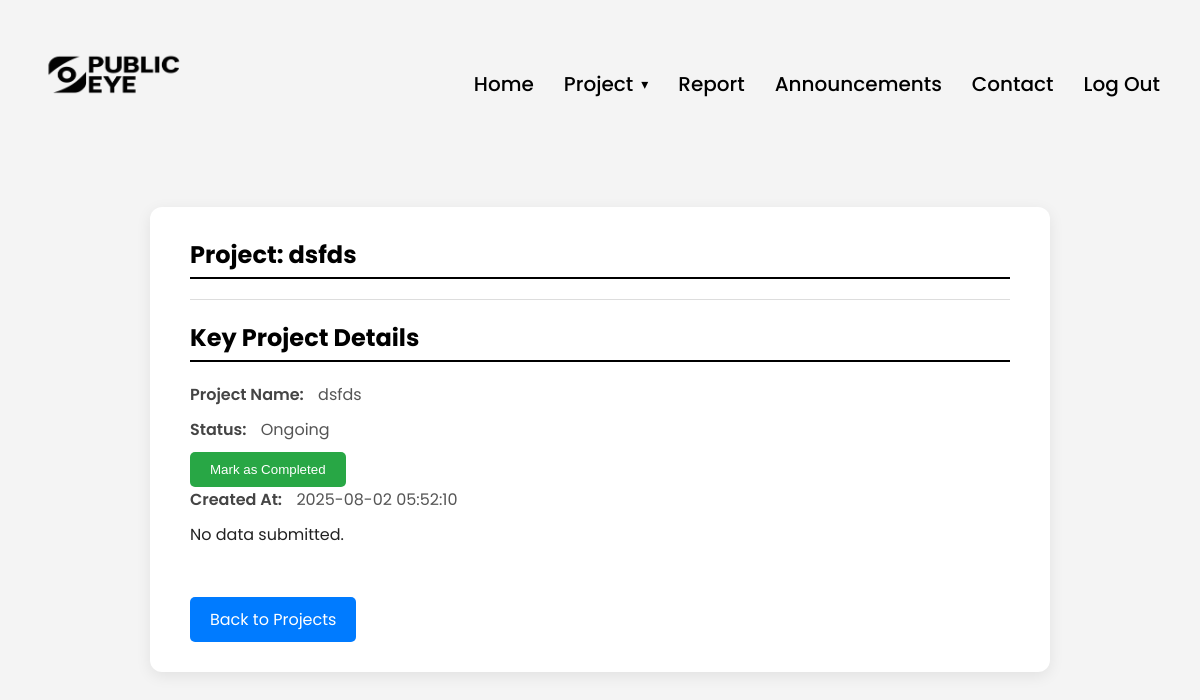
The page /PublicEye/admin_project_details.php?id=10 on the database its author committed.
### tables this page shows
CREATE TABLE `tender_users` (
  `id` int(11) NOT NULL,
  `project_name` varchar(255) NOT NULL,
  `username` varchar(100) NOT NULL,
  `password` varchar(255) NOT NULL,
  `status` varchar(50) DEFAULT 'Ongoing',
  `form_filled` tinyint(1) DEFAULT 0,
  `picture` varchar(255) DEFAULT NULL,
  `created_at` timestamp NOT NULL DEFAULT current_timestamp()
);

### PublicEye/admin_project_details.php (the view, shortened to what this page needs)
<?php
include("includes/header2.php");
$project_id = intval($_GET['id']);
$stmt = $conn->prepare("SELECT * FROM tender_users WHERE id = ?");
$stmt->bind_param("i", $project_id);
$stmt->execute();
$result = $stmt->get_result();
$project = $result->fetch_assoc();
?>
<!DOCTYPE html>
<html lang="en">
<head>
</head>
<body>
  <div class="container" style="position: relative;">
    <h2>Project: <?php echo htmlspecialchars($project['project_name']); ?></h2>
    <?php
    $other_fields = [];
    ?>
    <div class="section custom-section">
      <h2>Key Project Details</h2>
      <div class="field"><span class="label">Project Name:</span> <span class="value"><?php echo htmlspecialchars($project['project_name']); ?></span></div>
      <div class="field"><span class="label">Status:</span> <span class="value"><?php echo htmlspecialchars($project['status']); ?></span></div>
      <?php if ($project['status'] === 'Ongoing'): ?>
        <form method="POST" style="margin-top: 10px;">
          <button type="submit" name="update_status" style="padding: 10px 20px; background-color: #28a745; color: white; border: none; border-radius: 5px; cursor: pointer;">
            Mark as Completed
          </button>
          <br>
        </form>
      <?php endif; ?>
      <div class="field"><span class="label">Created At:</span> <span class="value"><?php echo htmlspecialchars($project['created_at']); ?></span></div>
      <?php if (count($other_fields) > 0): ?>
        <?php foreach ($other_fields as $row): ?>
          <div class="field">
            <span class="label"><?php echo htmlspecialchars($row['field_label']); ?>:</span>
            <span class="value"><?php echo nl2br(htmlspecialchars($row['field_value'])); ?></span>
          </div>
        <?php endforeach; ?>
      <?php else: ?>
        <p>No data submitted.</p>
      <?php endif; ?>
    </div>
    <a href="project.php" class="button">Back to Projects</a>
  </div>
</body>
</html>

### PublicEye/includes/include.css (style rules this page uses)
* { box-sizing: border-box; margin: 0; padding: 0; }
body { font-family: 'Poppins', sans-serif; }

### PublicEye/admin_project_details.php (style rules this page uses)
body { font-family: 'Poppins', sans-serif; background-color: #f4f4f4; color: #222; }
.container { max-width: 900px; margin: 40px auto; background: #fff; padding: 30px 40px; border-radius: 12px; box-shadow: 0 4px 15px rgba(0,0,0,0.08); }
h2 { margin-bottom: 20px; border-bottom: 2px solid black; padding-bottom: 5px; color:black; }
.section { margin-bottom: 30px; }
.label { font-weight: 600; color: #444; margin-top: 10px; }
.value { margin-left: 10px; color: #555; }
.field { margin-bottom: 10px; }
.custom-section { border-top: 1px solid #ddd; padding-top: 20px; }
a.button { margin-top: 20px; display: inline-block; padding: 10px 20px; background: #007bff; color: white; border-radius: 5px; text-decoration: none; }

### rows shown on the page
tender_users: project_name "dsfds", status "Ongoing", created_at "2025-08-02 05:52:10"
